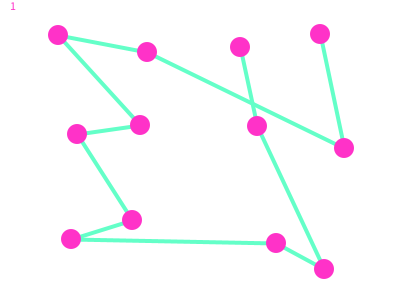
Frame 1 (no input)
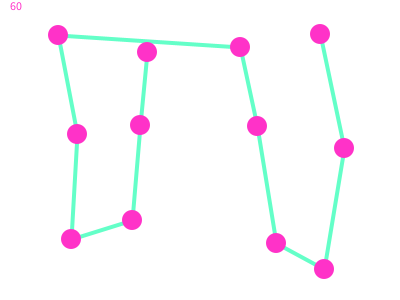
Frame 60 (the mouse pressed at the canvas centre just before this capture)
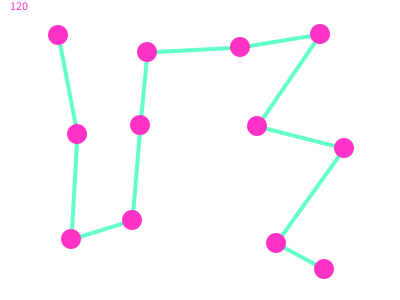
Frame 120 (the mouse held since frame 60 and released just before this capture)

The Processing sketch that drew these frames (run headless with seeded random() and noise(); from frame 60 on, the mouse is pressed at the canvas centre):

// Processing sketch: GA_TravellingSalesmanProblem
// ── GA_TravellingSalesmanProblem.pde
import java.util.ArrayList;
import java.util.Comparator;
import java.util.List;

import processing.core.PApplet;
import processing.event.MouseEvent;

  int numberOfColumns;
  int numberOfRows;
  int columnWidth = 100;
  int rowHeight = 100;
  int radius = 20;
  int numberOfGenerations = 1000;
  Path initialPath;
  List<Path> parents;
  List<Path> children;
  
  void setup(){
        size(400, 300);
        initialPath = createInitialPath();
        // 1. Create first generation of random paths between cities in initialPath variable.
        parents = getFirstGeneration(initialPath);
        
  }
  
  void draw(){
         background(255);
         // 2. Create new children.
         children = createChildren(parents);
         // 3. Apply mutation upon children
         applyMutation(children, 10);
         parents = combineAndShrinkGenerations(parents, children);
         
         Path bestPath = parents.get(0);
         for(int i = 0; i < parents.size(); i++){
           if(bestPath.distance() > parents.get(i).distance()){
           bestPath = parents.get(i);
           }
         }
         bestPath.show();
         println("BEST: " + bestPath.distance());
         text(frameCount%parents.size(), 10, 10);
  }
  
  List<Path> getFirstGeneration(Path initialPath){
        List<Path> firstGeneration = new ArrayList<Path>();
        for(int i = 0; i < numberOfGenerations; i++){
          Path pathCopy = initialPath.copyOf();
          Path newPath = new Path(this);
          for(; 0 != pathCopy.getCities().size();){
            int jndex = (int) random(0, pathCopy.getCities().size());
            Circle c = pathCopy.getCities().get(jndex);
            newPath.getCities().add(new Circle(c.x, c.y, c.radius, this));
            pathCopy.getCities().remove(jndex);
          }
          firstGeneration.add(newPath);
        }
        return firstGeneration;
      }

      List<Path> createChildren( List<Path> p){
        List<Path> parents = new ArrayList<Path>();
        for(int i = 0; i < p.size(); i++){
          parents.add(new Path(p.get(i).getCities(), p.get(i).parent));
        }
        List<Path> children= new ArrayList<Path>(parents.size());
        for(int i = 0; i < parents.size()/2; i++){
              //1. Get parents indeces.
          int firstParentIndex = (int)random(parents.size());
          int secondParentIndex;
          if(firstParentIndex < parents.size()/2){
            secondParentIndex = (int)random(firstParentIndex + 1, parents.size());
          }
          else{
            secondParentIndex = (int)random(0, firstParentIndex);
          }
          //2. Get actual parents.0
          Path firstParent = parents.get(firstParentIndex).copyOf();
          Path secondParent = parents.get(secondParentIndex).copyOf();
          //3. Create first and second children. They both contain first half of "opposite" parents(firstChild - first half of second parent, and vice-versa)
          ArrayList<Circle> fc = new ArrayList<Circle>(secondParent.getCities().subList(0, secondParent.getCities().size()/2));
          Path firstChild = new Path(fc, this);
          ArrayList<Circle> sc = new ArrayList<Circle>(firstParent.getCities().subList(0, firstParent.getCities().size()/2));
          Path secondChild = new Path(sc, this);
          //4. Add the remaining elements from the other parent.
          firstParent.getCities().removeAll(secondChild.getCities());
          secondParent.getCities().removeAll(firstChild.getCities());
          
          firstChild.getCities().addAll(secondParent.getCities());
          secondChild.getCities().addAll(firstParent.getCities());
          
          children.add(firstChild);
          children.add(secondChild);
        }
        return children;
      }


      void applyMutation(List<Path> children, int mutationChance){
        int rand = (int)random(0, 100);
        for(int i = 0; i < children.size(); i++){
          if(rand < mutationChance){
            Path path = children.get(i);
            int firstIndex = (int)random(path.getCities().size());
                int secondIndex;
                for(int j = 0; j < children.size()/10; j++){
                  if(firstIndex < path.getCities().size()/2){
                    secondIndex = (int)random(firstIndex, path.getCities().size());
                  }
                  else{
                    secondIndex = (int)random(0, firstIndex);
                  }
                  Circle temp = path.getCities().get(firstIndex);
                  path.getCities().set(firstIndex, path.getCities().get(secondIndex));
                  path.getCities().set(secondIndex, temp);
                }
          }
                
          }
        }

      List<Path> combineAndShrinkGenerations(List<Path> parents, List<Path> children){
        List<Path> temp = new ArrayList<Path>();
        temp.addAll(parents);
        temp.addAll(children);
              java.util.Collections.sort(temp, new Comparator<Path>(){
              @Override
              public int compare(Path x, Path y){
                return new Float(x.distance()).compareTo(new Float(y.distance()));
              }
              });              
          return new ArrayList<Path>(temp.subList(0, temp.size()/2));
      }

  Path createInitialPath(){
    Path initPath = new Path(this);
                for(int i = 0; i < width/columnWidth; i++){
          for(int j = 0; j < height/rowHeight; j++){
             int leftX = columnWidth * i + radius;
             int rightX = columnWidth * (i + 1) - radius;
             int topY = rowHeight * j + radius;
             int bottomY = rowHeight * (j + 1) - radius;
             int x = (int) random(leftX, rightX);
             int y = (int) random(topY, bottomY);
//             int x = (int) random(width);
//             int y = (int) random(height);
             initPath.getCities().add(new Circle(x, y, radius, this));
          }
        }
        return initPath;
  }
public void mouseClicked(){
  initialPath = createInitialPath();
  // 1. Create first generation of random paths between cities in initialPath variable.
  parents = getFirstGeneration(initialPath);
  children = createChildren(parents);
}


class Circle{
PApplet parent;
int x;
int y;
int radius;

Circle(){}
Circle(int x, int y, int radius, PApplet parent){
  this.x = x;
  this.y = y;
  this.radius = radius;
  this.parent = parent;
}

public void show(){
  parent.ellipse(x, y, radius, radius);
}
}


class Path implements Comparable<Path>{
  private List<Circle> cities;
  PApplet parent;
  
  Path(PApplet parent){
  setCities(new ArrayList<Circle>());
  this.parent = parent;
  }
  Path(List<Circle> cities, PApplet parent){
    this.setCities(cities);
    this.parent = parent;
  }
  void show(){
    parent.stroke(100, 255, 200);
    parent.strokeWeight(4);
      for(int i = 0; i < getCities().size() - 1; i++){
        parent.line(getCities().get(i).x, getCities().get(i).y, getCities().get(i + 1).x, getCities().get(i + 1).y);
      }
      parent.fill(255, 50, 200);
      parent.noStroke();
      for(int i = 0; i < getCities().size(); i++){
        getCities().get(i).show();
      }
  }

  Path copyOf(){
    Path path = new Path(parent);
    java.util.Iterator<Circle> iter = this.getCities().iterator();
    for(; iter.hasNext();){
      Circle c = iter.next();
      path.getCities().add(new Circle(c.x, c.y, c.radius, parent));
    }
    return path;
  }

  float distance(){
      float distance = 0;
      for(int i = 0; i < getCities().size() - 1; i++){
        Circle cityA = getCities().get(i);
        Circle cityB = getCities().get(i + 1);
        distance+= parent.dist(cityA.x, cityA.y, cityB.x, cityB.y);
      }
      return distance;
  }
   public int compareTo(Path o){
     return new Float(o.distance()).compareTo(new Float(distance()));
   }
  List<Circle> getCities() {
    return cities;
  }
  void setCities(List<Circle> cities) {
    this.cities = cities;
  }
}
